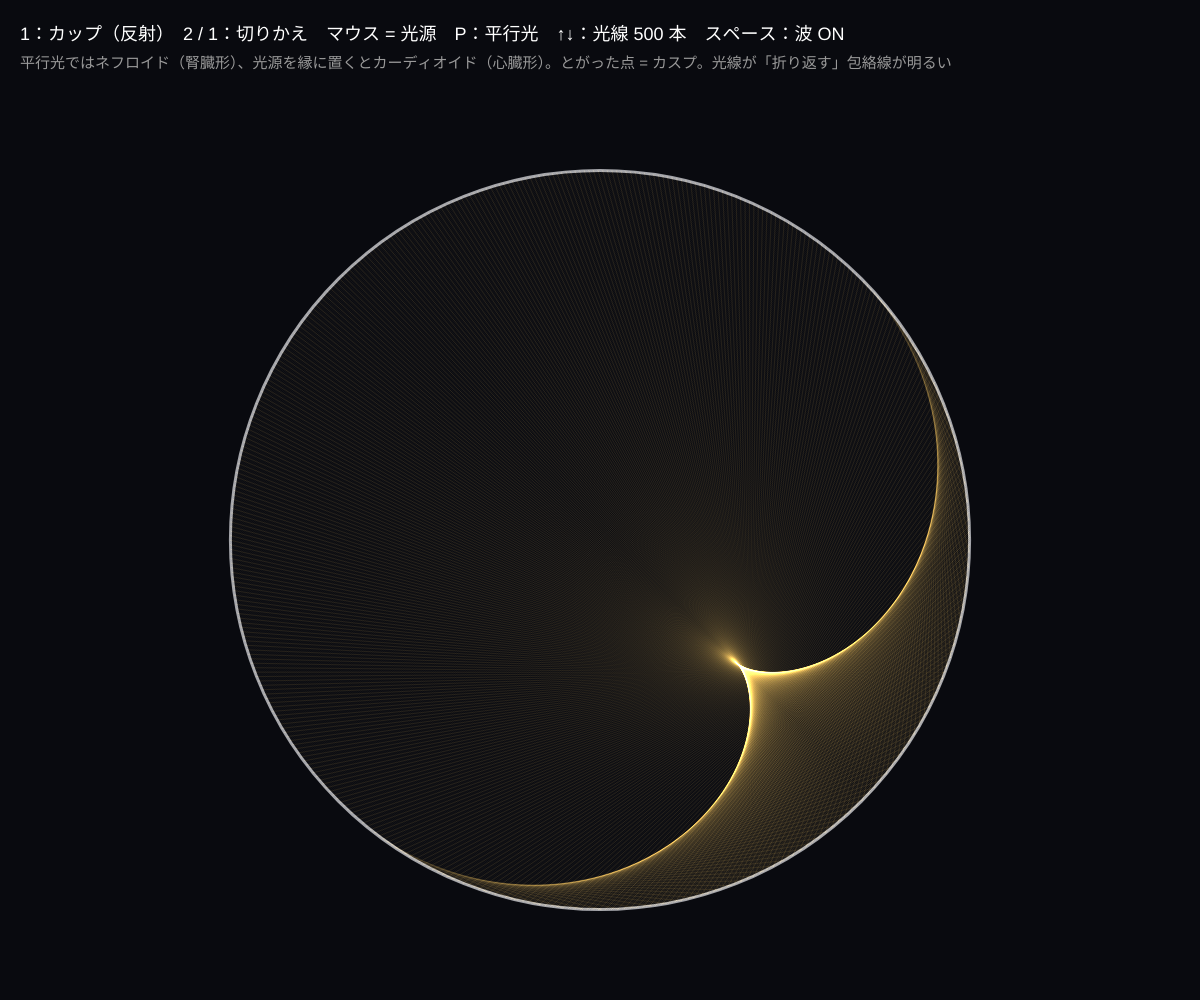
Frame 1 (no input)
Frame 60 (no input): identical to frame 1, image omitted
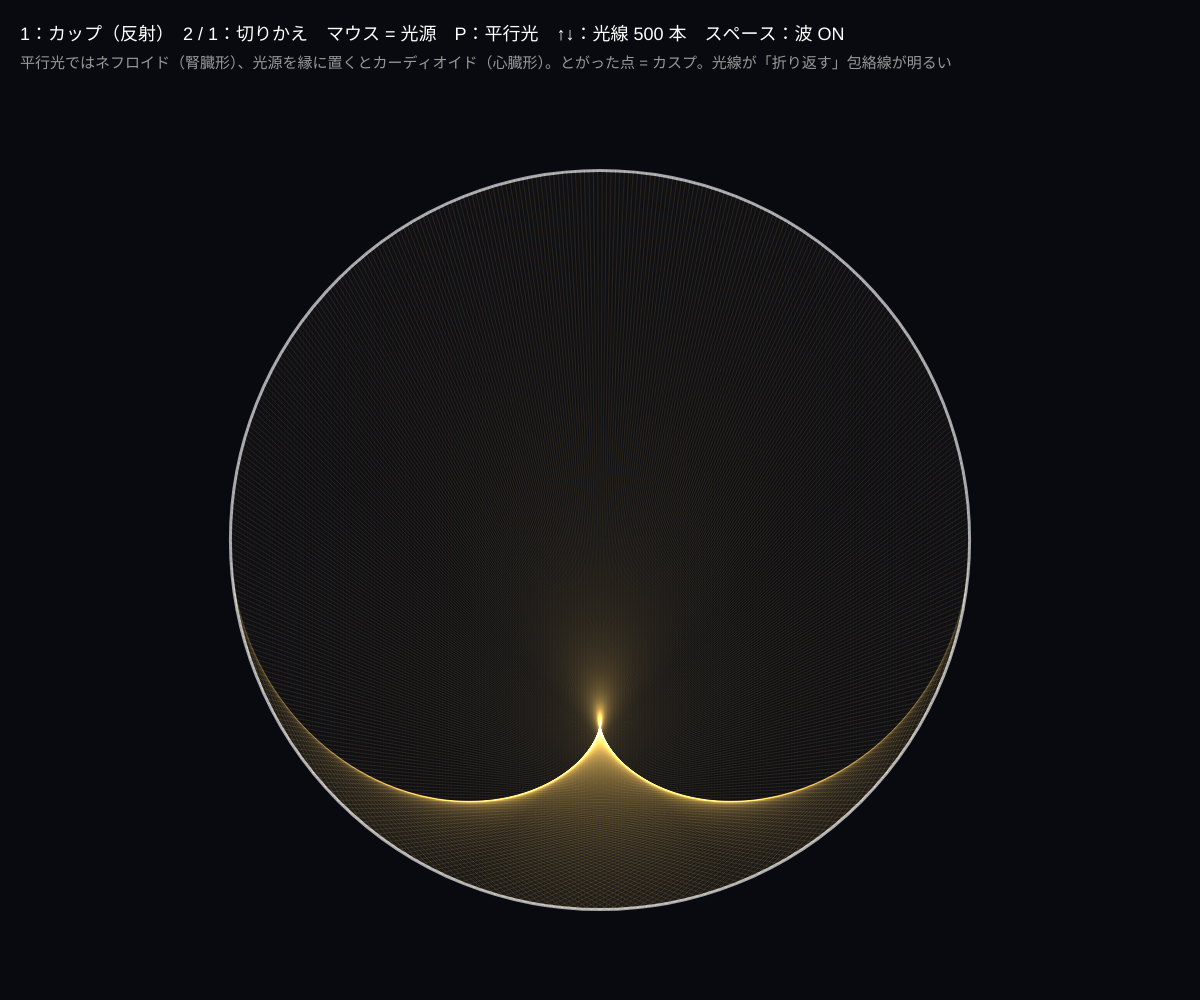
Frame 120 (the mouse pressed at the canvas centre since frame 60)

The p5.js sketch that drew these frames (run headless with seeded random() and noise() and a simulated clock; from frame 60 on, the mouse is pressed at the canvas centre):

// p5.js sketch
// ── sketch.js
// ============================================
// 09 光のコースティクス
// コーヒーカップの底に見える明るい曲線や、プールの底でゆれる光の網目 = コースティクス（火線）
//   たくさんの光線が反射・屈折して「重なる」所が明るくなる。その線は折り目（fold）で、とがった点はカスプ
//   光の世界にもカタストロフィーがある（ベリー、ナイ）。光線の束 = 地形、明るい線 = 分岐集合
// 1 = カップ（反射） / 2 = 水面（屈折） / マウス = 光源の位置（1）・光の向き（2） / P = 平行光と点光源（1） / ↑↓ = 光線の数 / スペース = 波を止める（2）
// ============================================

let scene = 1;
let nRays = 500;            // ★ 光線の数
let parallel = true;        // カップ：平行光か点光源か
let waveOn = true;
let t = 0;
let n2 = 1.33;              // ★ 水の屈折率
let waveAmp = 18;           // ★ 波の高さ（px）

function setup() {
  createCanvas(windowWidth, windowHeight);
  colorMode(HSB, 360, 100, 100, 100);
}

function draw() {
  background(230, 40, 6);
  if (waveOn) t += 0.02;
  blendMode(ADD);
  if (scene === 1) cup(); else water();
  blendMode(BLEND);
  noStroke(); fill(0, 0, 100); textSize(18);
  text((scene === 1 ? '1：カップ（反射）' : '2：水面（屈折）') + '　2 / 1：切りかえ　マウス = ' + (scene === 1 ? '光源' : '光の向き') + '　P：' + (parallel ? '平行光' : '点光源') + '　↑↓：光線 ' + nRays + ' 本　スペース：波 ' + (waveOn ? 'ON' : 'off'), 20, 40);
  fill(0, 0, 60); textSize(15);
  text(scene === 1 ? '平行光ではネフロイド（腎臓形）、光源を縁に置くとカーディオイド（心臓形）。とがった点 = カスプ。光線が「折り返す」包絡線が明るい'
    : '水面のでこぼこがレンズになり、底で光線が交わる所が明るい網目になる。網目の線は折り目、交点の近くにカスプ。波の高さを変えるとどうなる？', 20, 68);
}

// ---- カップ：円の内側の鏡で 1 回反射
function cup() {
  let cx = width / 2, cy = height / 2 + 40, R = min(width, height - 120) * 0.42;
  noFill(); stroke(0, 0, 60); strokeWeight(3); circle(cx, cy, 2 * R);
  let ang = atan2(mouseY - cy, mouseX - cx);
  let S = { x: mouseX, y: mouseY };
  let dS = dist(S.x, S.y, cx, cy);
  if (dS > R * 0.98) { S.x = cx + (S.x - cx) / dS * R * 0.98; S.y = cy + (S.y - cy) / dS * R * 0.98; }
  strokeWeight(1);
  for (let i = 0; i < nRays; i++) {
    let o, d;
    if (parallel) {
      d = { x: -Math.cos(ang), y: -Math.sin(ang) };              // マウスの方から来る平行光
      let s = -R + 2 * R * (i + 0.5) / nRays;
      o = { x: cx - d.x * 2 * R - d.y * s, y: cy - d.y * 2 * R + d.x * s };
    } else {
      let th = TWO_PI * i / nRays;
      d = { x: Math.cos(th), y: Math.sin(th) }; o = { x: S.x, y: S.y };
    }
    // 円との交点（遠い方）= 鏡に当たる点 P
    let ox = o.x - cx, oy = o.y - cy;
    let bq = ox * d.x + oy * d.y, cq = ox * ox + oy * oy - R * R, disc = bq * bq - cq;
    if (disc <= 0) continue;
    let tq = -bq + Math.sqrt(disc);
    let P = { x: o.x + d.x * tq, y: o.y + d.y * tq };
    let tin = parallel ? -bq - Math.sqrt(disc) : 0;
    stroke(50, 30, 100, 4);
    line(o.x + d.x * tin, o.y + d.y * tin, P.x, P.y);
    // ★ 反射：r = d − 2(d・n)n
    let nx = (P.x - cx) / R, ny = (P.y - cy) / R, dn = d.x * nx + d.y * ny;
    let r = { x: d.x - 2 * dn * nx, y: d.y - 2 * dn * ny };
    // 反射した光は次に縁に当たるまで進む（弦の長さ = −2(P−C)・r）
    let L = -2 * ((P.x - cx) * r.x + (P.y - cy) * r.y);
    stroke(40, 70, 100, 9);
    line(P.x, P.y, P.x + r.x * L, P.y + r.y * L);
  }
  if (!parallel) { noStroke(); fill(50, 30, 100); circle(S.x, S.y, 10); }
}

// ---- 水面：上から来た光が波打つ水面で屈折し、底に届く
function water() {
  let top = 110, surfY = height * 0.32, floorY = height - 60;
  let tilt = constrain((mouseX - width / 2) / width, -0.5, 0.5) * 0.6;   // 光の向き
  let h = (x) => surfY + waveAmp * Math.sin(x * 0.012 + t) + waveAmp * 0.6 * Math.sin(x * 0.027 - t * 1.3) + waveAmp * 0.3 * Math.sin(x * 0.051 + t * 0.7);
  let bins = new Array(240).fill(0);
  noStroke(); fill(205, 70, 18); rect(0, surfY, width, floorY - surfY);
  strokeWeight(1);
  for (let i = 0; i < nRays * 2; i++) {
    let x0 = -100 + (width + 200) * (i + 0.5) / (nRays * 2);
    let d = { x: Math.sin(tilt), y: Math.cos(tilt) };
    let xs = x0 + d.x / d.y * (surfY - top), ys = h(xs);
    // 水面の法線（上向き）
    let slope = (h(xs + 0.5) - h(xs - 0.5));
    let nl = Math.hypot(slope, 1), nx = slope / nl, ny = -1 / nl;
    // ★ スネルの法則（ベクトル形）：n1 sinθ1 = n2 sinθ2
    let eta = 1 / n2, c1 = -(d.x * nx + d.y * ny), k = 1 - eta * eta * (1 - c1 * c1);
    if (k < 0) continue;
    let c2 = Math.sqrt(k);
    let rx = eta * d.x + (eta * c1 - c2) * nx, ry = eta * d.y + (eta * c1 - c2) * ny;
    let tt = (floorY - ys) / ry, xf = xs + rx * tt;
    stroke(55, 30, 100, 5); line(xs - d.x / d.y * (ys - top), top, xs, ys);
    stroke(190, 50, 100, 7); line(xs, ys, xf, floorY);
    let bi = Math.floor(xf / width * 240);
    if (bi >= 0 && bi < 240) bins[bi]++;
  }
  // 水面の線
  noFill(); stroke(190, 40, 100, 60); strokeWeight(2);
  beginShape(); for (let x = 0; x <= width; x += 8) vertex(x, h(x)); endShape();
  // 底の明るさ（光線が集まるほど明るい）
  noStroke();
  let mean = nRays * 2 / 240 * (width / (width + 200));
  for (let i = 0; i < 240; i++) {
    let b = min(1, bins[i] / (mean * 4));
    fill(55, 40, 100 * b, 100); rect(i * width / 240, floorY, width / 240 + 1, 40);
  }
}

function keyPressed() {
  if (key === '1') scene = 1;
  if (key === '2') scene = 2;
  if (key === 'p' || key === 'P') parallel = !parallel;
  if (key === ' ') waveOn = !waveOn;
  if (key === UP_ARROW) nRays = min(1500, nRays + 100);
  if (key === DOWN_ARROW) nRays = max(100, nRays - 100);
}

// ---------- やってみよう ----------
// 1. カップで点光源（P）にして、光源を円の縁にぴったり置くとカーディオイド。中心に近づけると？
// 2. 水面で waveAmp を 5 と 40 にして、網目の線がいつ現れるか比べよう（波が小さいと線は底より下で交わる）
// 3. n2 を 2.4（ダイヤモンド）にすると網目はどう変わる？
// 4. ガラスのコップ・スプーン・指輪に光を当てて、本物のコースティクスを探そう。写真と見比べる
